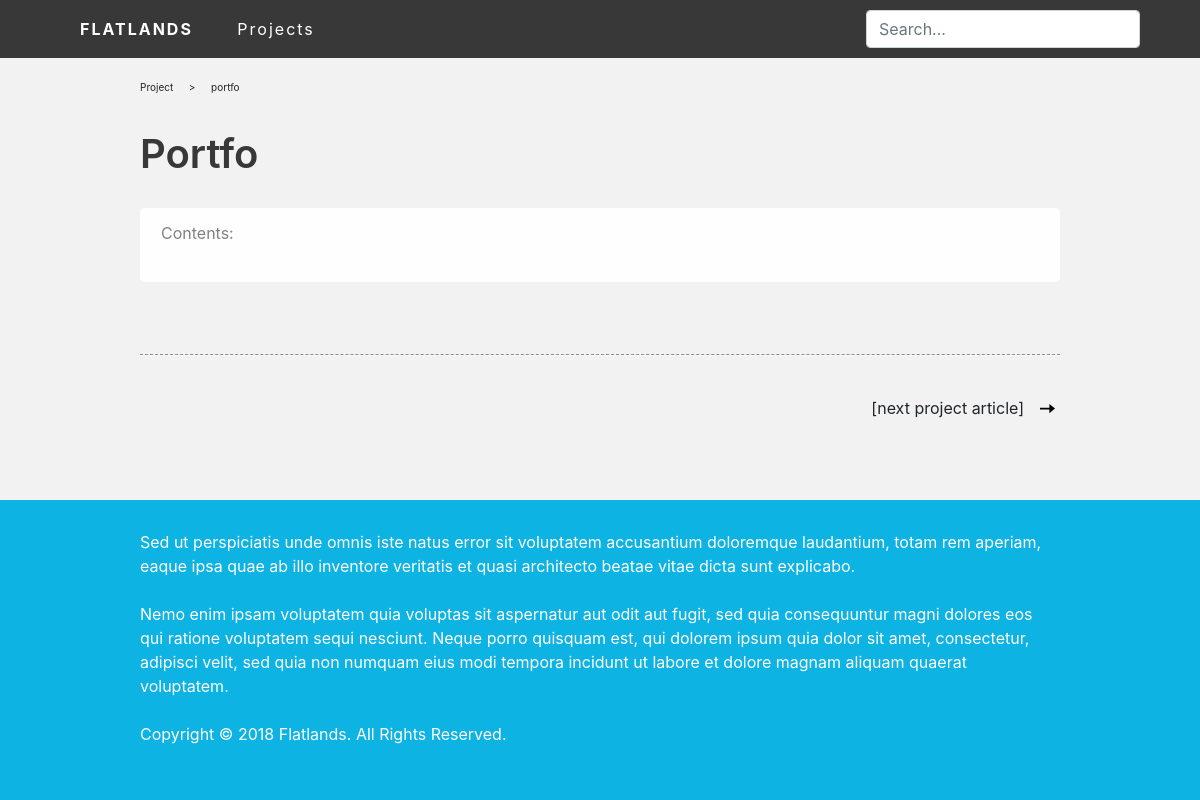
The page /projects/2/ on the database as committed earlier.
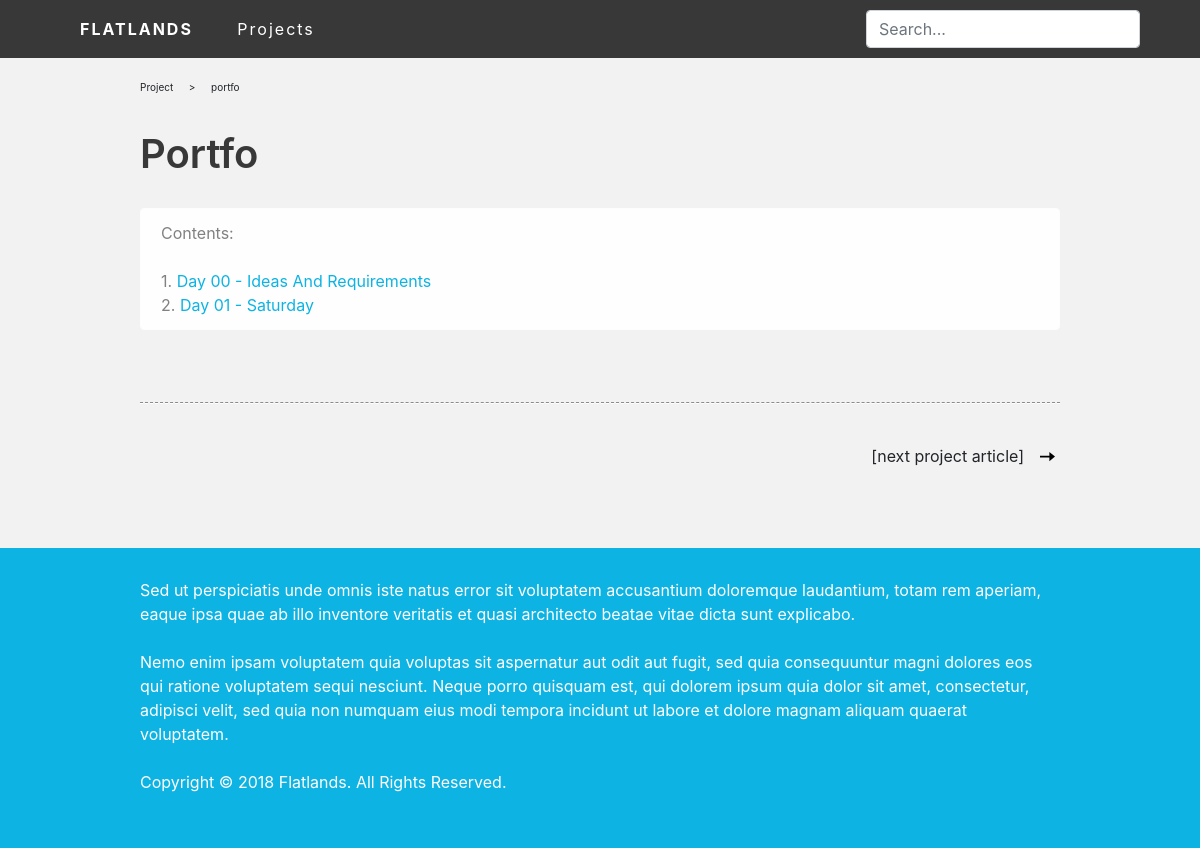
The same page on the database as committed later.
### blog/models.py (models this page shows, shortened)
class Article(models.Model):
    name = models.CharField(max_length=200)
    content = models.CharField(max_length=5000)
    pub_date = models.DateTimeField('date published')
    tags = models.CharField(max_length=200)
    project = models.ForeignKey(Project, on_delete=models.CASCADE, null=True, blank=True)

### blog/views.py (the view)
# urls.py: path('projects/<int:project_id>/', views.project, name='project'),
def project(request, project_id):
    project = get_object_or_404(Project, pk=project_id)
    articles = list(Article.objects.filter(project=project_id).order_by('pub_date'))
    context = {'project': project, 'articles': articles}
    return render(request, 'blog/project.html', context)

### blog/templates/blog/project.html (shortened to what this page needs)
{% extends "blog/base.html" %}
{% load static %}
{% block content %}
<div id="breadcrumbs">
    Project &emsp; > &emsp; {{project.name}}
</div>
<div class="bloglistpostname display-4">
        {{ project.name|title }}
</div>
{% include "blog/comp/project_contents.html" %}
        <p style="height:40px;"></p>
<hr style="margin:0px;margin-top:5px;border-top: 1px dashed #8c8b8b;border-bottom: 1px dashed #fff;">
<div class="project-next">
        <div>
        [next project article]&emsp;<img class="iconic-svg" src="{% static 'blog/svg/arrow-right.svg' %}" alt="arrow icon">
</div>
</div>
{% endblock %}

### blog/templates/blog/comp/project_contents.html
{% load static %}
<div class="alert alert-light" role="alert">
        <div class="project-contents">
                        Contents:<br>
                        <br>
                        {% for article in articles %}
                        {% if article.id == viewed_article.id %}
                        <strong>{{ forloop.counter }}. {{article.name|title}}</strong> &emsp; <img class="iconic-svg" src="{% static 'blog/svg/eye.svg' %}" alt="tags icon"> <br>
                        {% else %}
                        {{ forloop.counter }}. <a href="/projects/{{ project.id }}/{{ article.id }}">{{article.name|title}}</a><br>
                        {% endif %}
                         {% endfor %}
                        </div>
</div>

Rows that differ between the two databases and show on the page:
added Article: name "Day 00 - Ideas And Requirements"
added Article: name "Day 01 - Saturday"
